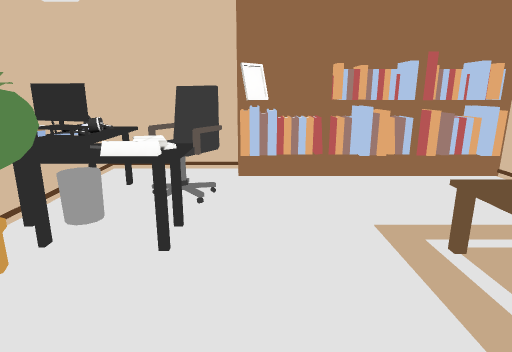
[1] (above)

12 first-person views from a walk through a 3-D level made in the Unity game engine. The camera is 1.5 m above the floor, tilts 14° down and sees 75° across. The floor is counted in squares, 0.5 m on a side. Each view is taken from the middle of a square. On the plan, view 1 faces up. The plan holds only what a view shows up to about 20 squares ahead; the rest is blank. The place goes on beyond the plan. The player is left out. Door leaves are left out, so doorways stand open. Some surface patterns are stand-ins.

[2]
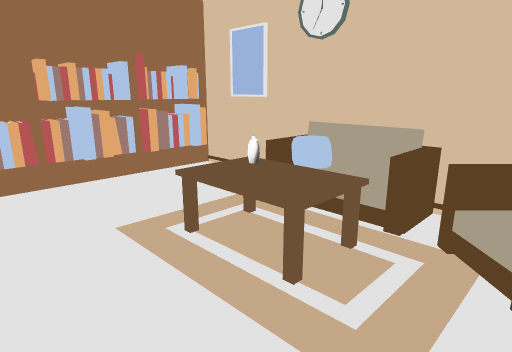

[3]
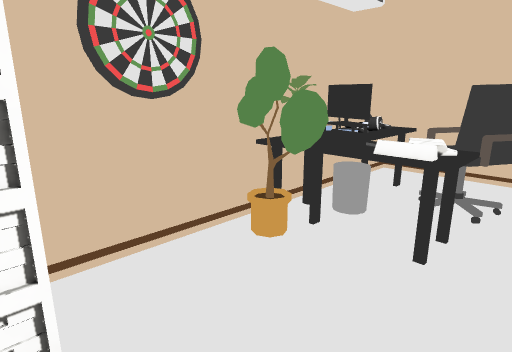

[4]
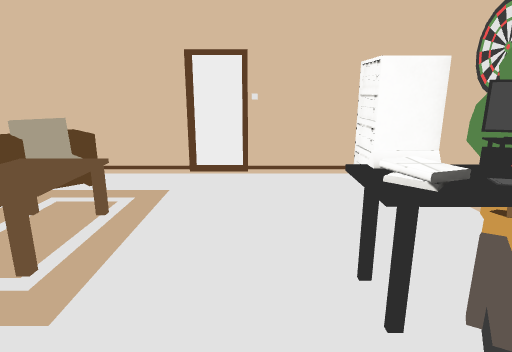

[5]
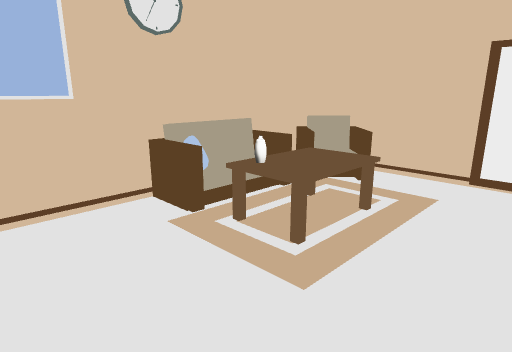

[6]
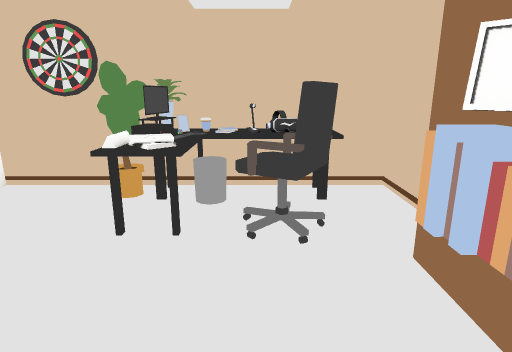

[7]
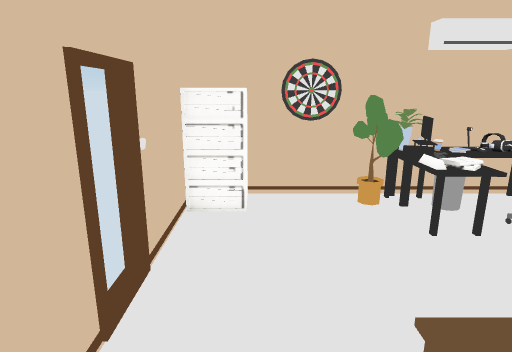

[8]
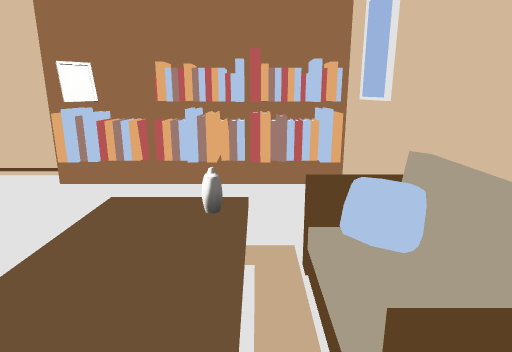

[9]
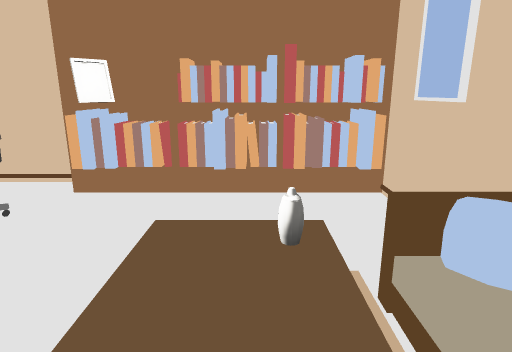

[10]
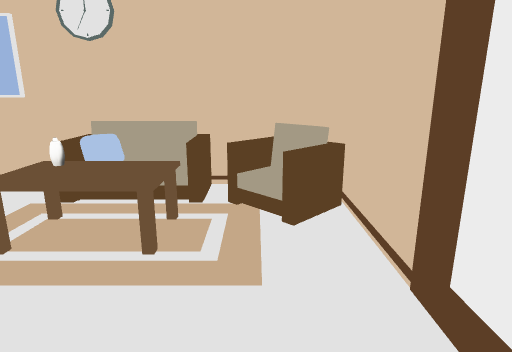

[11]
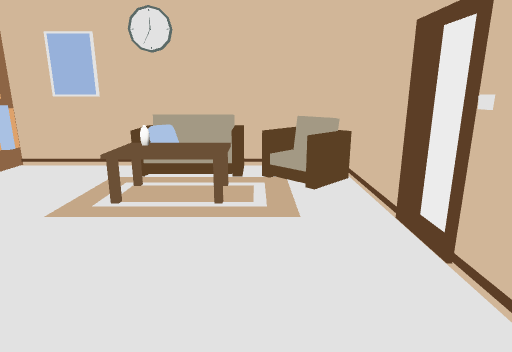

[12]
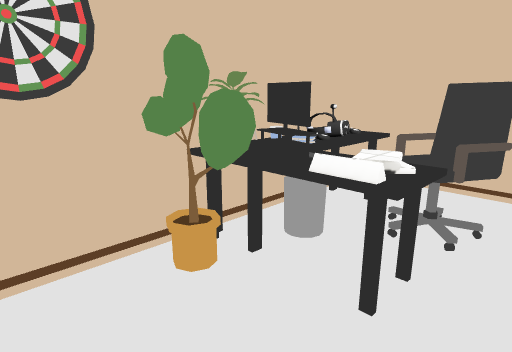

### Floor plan
Key: @ floor where view 1 was taken; # wall or solid block; . main floor; : floor 0.5 m higher than the main floor; / step, stairs or slope; D open door; = window, fence, low wall or low ledge; v drop or lower ground; B books; C computer; H chair; I bin; T table; O other object.
Columns run from 6 left of view 1 to 9 right of it. Each row starts with its distance up from view 1.
 13 ##########BBB#BB
 12 # ...#BB=#BBB#BB
 11 #CC H..........#
 10 #CCHHH.........#
  9 #CCHHH.........#
  8 #CICC..........#
  7 #OCCCC.........#
  6 #OOCCC... TTTOO#
  5 #........ TTT:O#
  4 #........ TTT:O#
  3 #........ TTTOO#
  2 #........  . /.#
  1 #OO......../// #
  0 # O...@....=OOO#
 -1   O####DD####v##
 -2   #####DD# #####

Where each view was taken, in squares from view 1:
view 1: 0 up, 0 right, facing up
view 2: 0 up, 0 right, facing up-right
view 3: 0 up, 0 right, facing up-left
view 4: 11 up, 0 right, facing down
view 5: 11 up, 0 right, facing down-right
view 6: 9 up, 5 right, facing left
view 7: 1 up, 7 right, facing left
view 8: 1 up, 6 right, facing up
view 9: 2 up, 5 right, facing up
view 10: 1 up, 2 left, facing right
view 11: 2 up, 5 left, facing right
view 12: 2 up, 0 right, facing up-left
